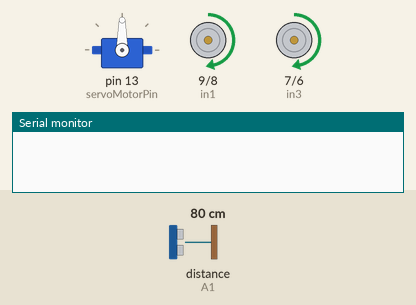
Bench run of a sketch on a simulated Arduino Leonardo, built with avr-gcc and run on an emulated ATmega32U4. Parts: servo, motor-driver pin pairs drawn as motors (green arrow = first pin HIGH = forward, orange = second pin HIGH = backward, longer = more drive, scaled by the enable pin), the last lines printed to the serial monitor. Inputs (shaded band) come from the test bench; at power-on: distance to the obstacle (sensor on A1) 80 cm. The echo pulse lasts 58.3 µs per cm.

Above: at 1.3 s.
1.4 s: distance to the obstacle (sensor on A1) set to 27 cm
2.9 s: distance to the obstacle (sensor on A1) set to 22 cm
At 4.9 s:
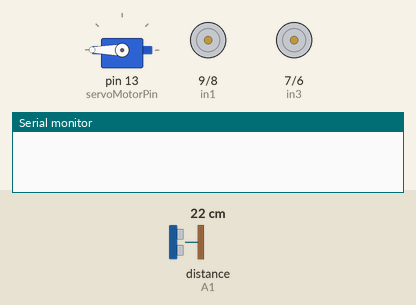
5.9 s: distance to the obstacle (sensor on A1) set to 35 cm
7.7 s: distance to the obstacle (sensor on A1) set to 2 cm
At 10.6 s:
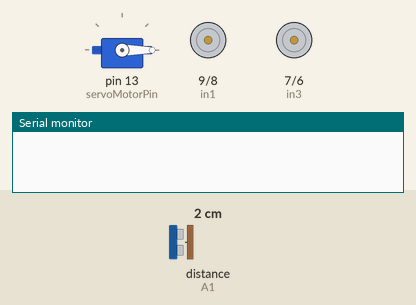
10.7 s: distance to the obstacle (sensor on A1) set to 60 cm
At 11.94 s:
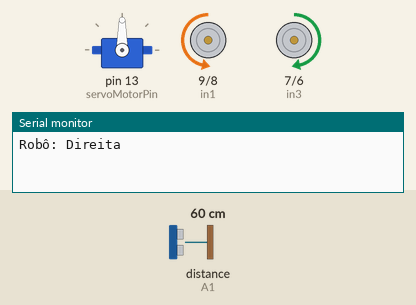
Timing chart, 0 to 13.7 s (numbered marks = the images above; inputs shaded):
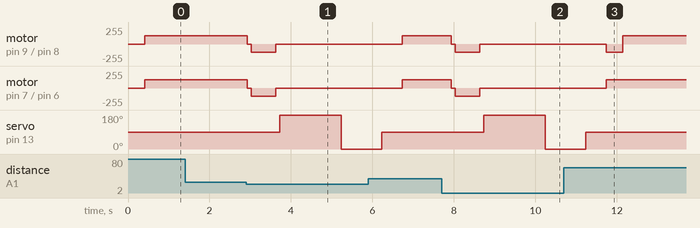

Measured:
- the behaviour switches between 25 and 24 cm on distance to the obstacle (sensor on A1) (found by bisection; images 0 and 1)
- after the input at 1.4 s, every drawn part: stays the same
- after the input at 2.9 s, motor on pin 9 (in1) / pin 8 (in2), motor on pin 7 (in3) / pin 6 (in4): forward 125/255 → stopped at once, → backward 125/255 0.10 s later, → stopped 0.60 s later; servo on pin 13 (servoMotorPin): 90° → 180° after 0.83 s, → 0° 1.5 s later
- after the input at 7.7 s, motor on pin 9 (in1) / pin 8 (in2), motor on pin 7 (in3) / pin 6 (in4): forward 125/255 → stopped after 0.24 s, → backward 125/255 0.10 s later, → stopped 0.60 s later; servo on pin 13 (servoMotorPin): 90° → 180° after 1.0 s, → 0° 1.5 s later
- after the input at 10.7 s, motor on pin 7 (in3) / pin 6 (in4): goes on until 11.7 s, then stays forward 125/255; servo on pin 13 (servoMotorPin): goes on until 11.2 s, then stays 90°

The sketch:

robo_sensor_distancia.ino
```cpp
/*
  ------------------------------------------Robô Autônomo SR 2------------------------------------------------
  Versão do Software: 1.0 SR 2 //não apague essa linha, para futuras consultas
  Software open source, favor citar o autor: Seu Robô https://SeuRobo.com.br/
  Criado por: Leonardo Campbell - Seu Robô  Uptades:  Erteza Tawsif Efaz
  Robô autonomo SR 2 é uma versão bem melhorada do Robô SR 1
*/
#include <Servo.h>     // Adiciona a biblitoeca Servo
#include <Ultrasonic.h>

//Definindo os pinos

#define trigPin A0     //Pino TRIG do sensor no pino analógico A0
#define echoPin A1     //Pino ECHO do sensor no pino analógico A1
// motor um            // Ligação dos pinos da Ponte H L298N
#define enA  11        //pino enA na porta digital 10
#define in1  9         //pino in1 na porta digital 9
#define in2  8         //pino in2 na porta digital 8
// motor dois          // Ligação dos pinos da Ponte H L298N
#define enB  5         //pino enB na porta digital 5
#define in3  7         //pino in3 na porta digital 7
#define in4  6         //pino in4 na porta digital 6

//Variaveis
int DistanciaDireita, DistanciaEsquerda;  // variavel de Distâncias de ambos os lados
float Distancia = 0.00;                   // variavel para guardar a distancia

//Velocidades dos motores (você pode calibrar cada motor colocando os valores de 0 a 254)
int velocidadeMotorUm = 125;
int velocidadeMotorDois = 125;

Ultrasonic ultrasonic(trigPin, echoPin);

// Definição do servo motor
Servo servoSensor;       // Crie um objeto Servo para controlar o Servo.
#define servoMotorPin 13  // porta servor motor

/* Função: faz leitura da distância (em centímetros) de obstáculo a frente do robô
 * Parâmetros: nenhum
 * Retorno: distância (cm)
 */
float le_distancia_sensor_ultrasonico(void)
{
    float distancia_cm = 0.0;
    long microsec = 0;

    microsec = ultrasonic.timing();
    distancia_cm = ultrasonic.convert(microsec, Ultrasonic::CM);
    return distancia_cm;
}

//função para procurar obtasculo a todo o tempo
int Procurar (void) {
  float duracao = 0.0;              // variavael para guartar a duração do retorno do som
  float CM = 0.0;                   // variavael para guartar a distancia
  digitalWrite(trigPin, LOW);       //não envia som
  delayMicroseconds(2);
  digitalWrite(trigPin, HIGH);      //envia som
  delayMicroseconds(10);
  digitalWrite(trigPin, LOW);       //não envia o som e espera o retorno do som enviado
  duracao = pulseIn(echoPin, HIGH); //Captura a duração em tempo do retorno do som.
  CM = (duracao / 58.8);            //Calcula a distância em centimetros
  return CM;                        // Return to CM.
}


// Função que é executado na inicialização do Arduino
void setup() {

  //Define o servo na porta 13
  servoSensor.attach(servoMotorPin);

  // Definir todos os pinos de controle do motor como saídas
  pinMode(enA, OUTPUT);
  pinMode(enB, OUTPUT);
  pinMode(in1, OUTPUT);
  pinMode(in2, OUTPUT);
  pinMode(in3, OUTPUT);
  pinMode(in4, OUTPUT);

  //Configuraçõs do sensor ultrassonico
  pinMode(trigPin, OUTPUT);     //define o pino TRIG como saída
  pinMode(echoPin, INPUT);      //define o pino ECHO como entrada

}

// Função principal do Arduino
void loop() {
  servoSensor.write (90);                           // Gira o Servo com o sensor a 90 graus
  delay (100);
  // Aguarda 100 milesugodos

  Distancia = le_distancia_sensor_ultrasonico();                          // Medindo a Distancia em CM.
  if (Distancia < 25) {                             // Se há obstáculo encontrado a menos de 20cm.
   direcao ();                                      // Se Frente estiver bloqueado, mude de direção
  }
  else if (Distancia >= 25)  {                      // Se o obstáculo for encontrado entre a mais de 40cm
    Frente ();                                      // Robô se move para a direção da Frente.
  }
}

// Função para pegar as distancias de cada direção
void direcao () {
  Parar ();                                         // O robô Para
  ParaTras ();                                      // O robô vai para tras
  delay (300);
  Parar ();                                         // O robô Para
  servoSensor.write (180);                          // Gira o Servo com o sensor a 180 graus
  delay (1000);
  DistanciaEsquerda = Procurar ();                  // Defina a Distancia da Esquerda
  delay (500);
  servoSensor.write (0);                            // Gira o Servo com o sensor a 0 graus
  delay (500);
  DistanciaDireita = Procurar ();                   // Defina a Distancia da Direita
  delay (500);
  servoSensor.write (90);                           // Gira o Servo com o sensor a 90 graus
  delay (500);
  CompareDistance ();                               // Encontre a distância mais longa.
}

// Função para calcular qual a distancia é melhor para o robô ir
void CompareDistance () {
  if (DistanciaDireita > DistanciaEsquerda) {       // Se a direita está menos obstruída.
    Vireadireita ();                                // O robô vai virar a direita
  }
  else if (DistanciaEsquerda > DistanciaDireita) {  // Se Esquerda estiver menos obstruída.
    VireaEsquerda ();                               // Robô Vire na direção esquerda.
  }
  else {                                            // Se ambos estiverem igualmente obstruídos.
    Retorne ();                                     // Robô Vire-se.
  }
}

// Função para fazer o carro parar
void Parar()
{

  digitalWrite(in1, LOW);                           //Configurar a ponte h
  digitalWrite(in2, LOW);
  digitalWrite(in3, LOW);
  digitalWrite(in4, LOW);
  delay(100);                                       //aguarda um tempo
}

// Função para fazer o robô andar para frente
void Frente()
{
  //Serial.println("Robô: Frente ");
  digitalWrite(in1, HIGH);                           //Configurar a ponte h
  digitalWrite(in2, LOW);
  digitalWrite(in3, HIGH);
  digitalWrite(in4, LOW);
  delay(300);
  analogWrite(enA, velocidadeMotorUm);              // Defina a velocidade do motor Um
  analogWrite(enB, velocidadeMotorDois);            // Defina a velocidade do motor Dois
}

// Função que faz o robô andar para trás e emite som quando ele dá ré
void ParaTras()
{
  //Serial.println("Robô: Ré ");

  digitalWrite(in1, LOW);                          //Configurar a ponte h
  digitalWrite(in2, HIGH);
  digitalWrite(in3, LOW);
  digitalWrite(in4, HIGH);
  delay(300);                                       //aguarda um tempo
  analogWrite(enA, velocidadeMotorUm);              // Defina a velocidade do motor Um
  analogWrite(enB, velocidadeMotorDois);            // Defina a velocidade do motor Dois
}

// Função que faz o robô virar à direita, https://SeuRobo.com.br/
void Vireadireita()
{
  Serial.println("Robô: Direita ");
  digitalWrite(in1, LOW);                           //Configurar a ponte h
  digitalWrite(in2, HIGH);
  digitalWrite(in3, HIGH);
  digitalWrite(in4, LOW);
  delay(300);                                       //aguarda um tempo
  analogWrite(enA, velocidadeMotorUm);              // Defina a velocidade do motor Um
  analogWrite(enB, velocidadeMotorDois);            // Defina a velocidade do motor Dois
}

// Função que faz o robô virar à esquerda
void VireaEsquerda()
{
  //Serial.println("Robô: Esquerda ");
  digitalWrite(in1, HIGH);                          //Configurar a ponte h
  digitalWrite(in2, LOW);
  digitalWrite(in3, LOW);
  digitalWrite(in4, HIGH);
  delay(300);                                       //aguarda um tempo
  analogWrite(enA, velocidadeMotorUm);              // Defina a velocidade do motor Um
  analogWrite(enB, velocidadeMotorDois);            // Defina a velocidade do motor Dois
}

//Função para o robô virar para o outro lado
void Retorne () {
  //Serial.println("Robô: Girar ");
  digitalWrite(in1, HIGH);                          //Configurar a ponte h
  digitalWrite(in2, LOW);
  digitalWrite(in3, HIGH);
  digitalWrite(in4, LOW);
  delay (700);                                      //aguarda um tempo
  analogWrite(enA, velocidadeMotorUm);              // Defina a velocidade do motor Um
  analogWrite(enB, velocidadeMotorDois);            // Defina a velocidade do motor Dois
}

//Fim
//Versão do Software: 1.0 SR 2 SeuRobo.com.br //não apague essa linha, para futuras consultas
```
